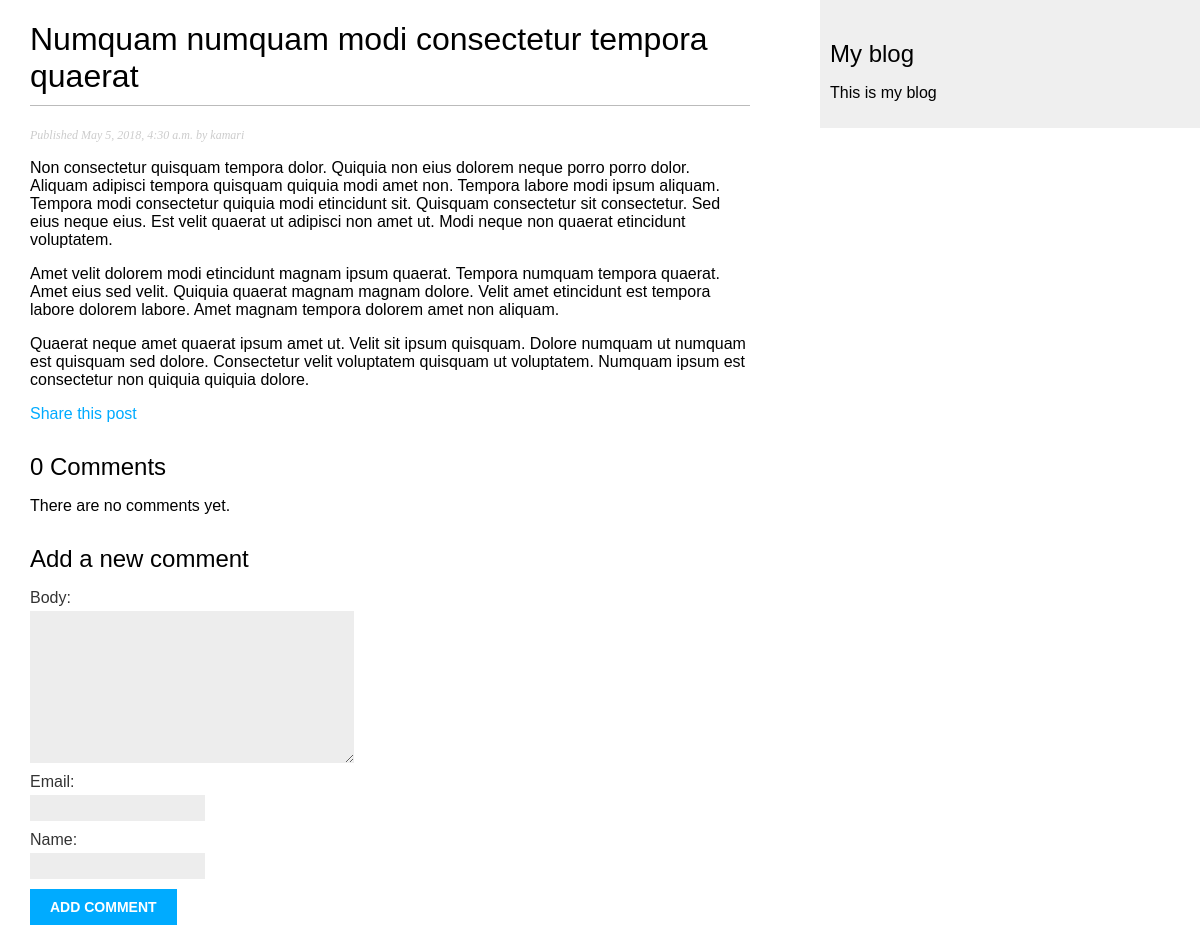
/blog/2018/05/05/Numquam-numquam-modi-consectetur-tempora-quaerat/, run on an earlier commit of the app's database.
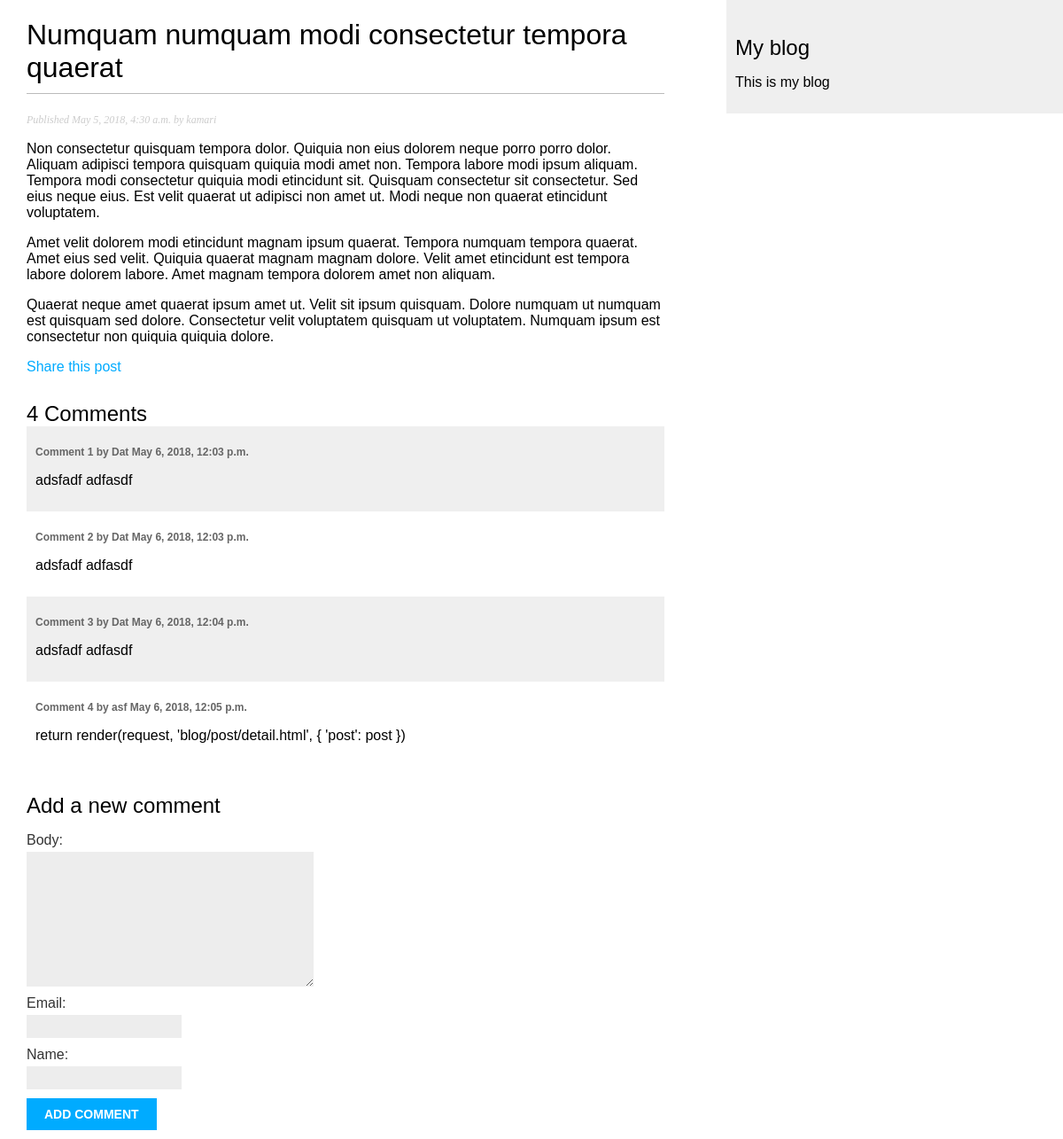
And on a later commit of the database.
### blog/models.py (models this page shows, shortened)
class Post(models.Model):
    STATUS_CHOICES = (
        ('draft', 'Draft'),
        ('published', 'Published'),
    )
    title = models.CharField(max_length=250)
    slug = models.SlugField(max_length=250, unique_for_date='publish')
    author = models.ForeignKey(User, related_name='blog_posts')
    body = models.TextField()
    publish = models.DateTimeField(default=timezone.now)
    created = models.DateTimeField(auto_now_add=True)
    updated = models.DateTimeField(auto_now=True)
    status = models.CharField(
        max_length=10, choices=STATUS_CHOICES, default='draft')
    objects = models.Manager()
    published = PublishedManager()
    tags = TaggableManager()
    class Meta:
        ordering = ('-publish',)

class Comment(models.Model):
    post = models.ForeignKey(Post, related_name='comments')
    name = models.CharField(max_length=80)
    email = models.EmailField()
    body = models.TextField()
    created = models.DateTimeField(auto_now=True)
    updated = models.DateTimeField(auto_now=True)
    active = models.BooleanField(default=True)
    class Meta:
        ordering = ('created',)

### blog/views.py (the view)
def post_detail(request, year, month, day, post):
  post = get_object_or_404(Post,  slug=post,
                                  status='published',
                                  publish__year=year,
                                  publish__month=month,
                                  publish__day=day,)
  comments = post.comments.filter(active=True)
  if request.method == 'POST':
    comment_form = CommentForm(data=request.POST)
    if comment_form.is_valid():
      new_comment = comment_form.save(commit=False)
      new_comment.post = post
      new_comment.save()
  else:
    comment_form = CommentForm()
  return render(request, 'blog/post/detail.html', { 'post': post,
                                                     'comments': comments,
                                                     'comment_form': comment_form })

### blog/forms.py
class CommentForm(forms.ModelForm):
  class Meta:
    model = Comment
    fields = {'name', 'email', 'body'}

### blog/templates/blog/post/detail.html (shortened to what this page needs)
{% extends "blog/base.html" %}
{% block content %}
  <h1>{{ post.title }}</h1>
  <p class="date">Published {{ post.publish }} by {{ post.author }}</p>
  {{ post.body|linebreaks }}
  <p><a href="{% url "blog:post_share" post.id %}">Share this post</a></p>
  {% with comments.count as total_comments %}
    <h2>{{ total_comments }} Comment{{ total_comments|pluralize }}</h2>
  {% endwith %}
  {% for comment in comments %}
    <div class="comment">
      <p class="info">Comment {{ forloop.counter }} by {{ comment.name }} {{ comment.created }}</p>
      {{ comment.body|linebreaks }}
    </div>
  {% empty %}
    <p>There are no comments yet.</p>
  {% endfor %}
  {% if new_comment %}
    <h2>Your comment has been added.</h2>
  {% else %}
    <h2>Add a new comment</h2>
    <form action="." method="post">
      {{ comment_form.as_p }}
      <p><input type="submit" value="Add comment"></p>
    </form>
  {% endif %}
{% endblock  %}

### blog/templates/blog/base.html (shortened to what this page needs)
{% load staticfiles %}
<!DOCTYPE html>
<html lang="en">
<head>
  <link rel="stylesheet" href="{% static "css/blog.css" %}"  rel="stylesheet">
</head>
<body>
  <div id="content">
    {% block content %}
    {% endblock  %}
  </div>
  <div id="sidebar">
    <h2>My blog</h2>
    <p>This is my blog</p>
  </div>
</body>
</html>

### blog/static/css/blog.css (style rules this page uses)
body { margin:0; padding:0; font-family:helvetica, sans-serif; }
a { color:#00abff; text-decoration:none; }
h1 { font-weight:normal; border-bottom:1px solid #bbb; padding:0 0 10px 0; }
h2 { font-weight:normal; margin:30px 0 0; }
#content { float:left; width:60%; padding:0 0 0 30px; }
#sidebar { float:right; width:30%; padding:10px; background:#efefef; height:100%; }
p.date { color:#ccc; font-family: georgia, serif; font-size: 12px; font-style: italic; }
label { float:left; clear:both; color:#333; margin-bottom:4px; }
input, textarea { clear:both; float:left; margin:0 0 10px; background:#ededed; border:0; padding:6px 10px; font-size:12px; }
input[type=submit] { font-weight:bold; background:#00abff; color:#fff; padding:10px 20px; font-size:14px; text-transform:uppercase; }
.comment { padding:10px; }
.comment:nth-child(even) { background:#efefef; }
.comment .info { font-weight:bold; font-size:12px; color:#666; }

What changed in the data, as far as the page shows it:
added Comment: name "Dat", created "May 6, 2018, 12:03 p.m.", body "adsfadf adfasdf"
added Comment: name "Dat", created "May 6, 2018, 12:03 p.m.", body "adsfadf adfasdf"
added Comment: name "Dat", created "May 6, 2018, 12:04 p.m.", body "adsfadf adfasdf"
added Comment: name "asf", created "May 6, 2018, 12:05 p.m.", body "return render(request, 'blog/post/detail.html', { 'post': post })"
Also different on the page:
{{ total_comments }}: "0" → "4"
text no longer shown: "There are no comments yet."
